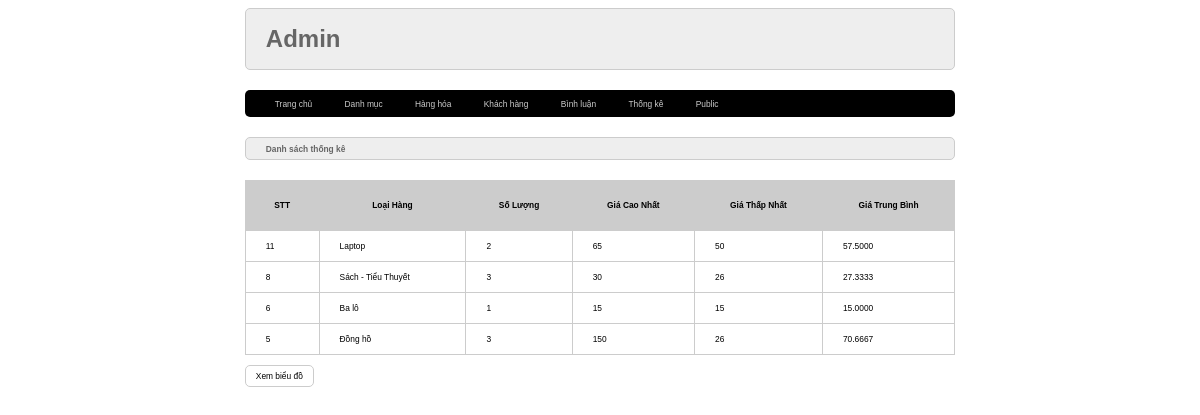
The page /admin/index.php?act=thongke on the database its author committed.
### tables this page shows
CREATE TABLE `danhmuc` (
  `id` int(11) NOT NULL,
  `name` varchar(255) DEFAULT NULL
);

### model/pdo.php (called while the page is built, shortened)
<?php
function pdo_get_connection(){
    $dburl = "mysql:host=localhost:3307;dbname=duanmau2023;charset=utf8";
    $username = 'root';
    $password = '';
    $conn = new PDO($dburl, $username, $password);
    $conn->setAttribute(PDO::ATTR_ERRMODE, PDO::ERRMODE_EXCEPTION);
    return $conn;
}
function pdo_query($sql){
    $sql_args = array_slice(func_get_args(), 1);
    try{
        $conn = pdo_get_connection();
        $stmt = $conn->prepare($sql);
        $stmt->execute($sql_args);
        $rows = $stmt->fetchAll();
        return $rows;
    }
    catch(PDOException $e){
        throw $e;
    }
    finally{
        unset($conn);
    }
}

### model/cart.php (called while the page is built)
<?php
    function loadall_thongke(){
        $sql = "select danhmuc.id as madm, danhmuc.name as tendm, count(sanpham.id) as countsp, min(sanpham.price) as minprice, max(sanpham.price) as maxprice, avg(sanpham.price) as avgprice from sanpham left join danhmuc on danhmuc.id=sanpham.iddm where 1";
        $sql .= " group by danhmuc.id order by danhmuc.id desc";
        $listthongke = pdo_query($sql);
        return $listthongke;
    }
?>

### admin/thongke/list.php (the view)
<div class="row">
        <div class="row frmtitle"><h1>Danh sách thống kê </h1></div>
            <div class="row frmcontent">
                    <div class="row mb10 frmdsloai">
                       <table>
                        <tr>
                            <th>STT</th>
                            <th>Loại Hàng</th>
                            <th>Số Lượng</th>
                            <th>Giá Cao Nhất</th>
                            <th>Giá Thấp Nhất</th>
                            <th>Giá Trung Bình</th>
                        </tr>
                        <?php
                            foreach($listthongke as $thongke){
                                extract($thongke);
                                echo '<tr>
                                        <td>'.$madm.'</td>
                                        <td>'.$tendm.'</td>
                                        <td>'.$countsp.'</td>
                                        <td>'.$maxprice.'</td>
                                        <td>'.$minprice.'</td>
                                        <td>'.$avgprice.'</td>
                                    </tr>';
                            }
                        ?>
                       </table>
                    </div>
                    <div class="row mb10">
                        <a href="index.php?act=bieudo"><input type="button" value="Xem biểu đồ"></a>
                    </div>
        </div>
</div>

### view/CSS/style.css (style rules this page uses)
* { box-sizing: border-box; font-family: sans-serif; font-size: 0.7vw; }
.row { float: left; width: 100%; }
.mb10 { margin-bottom: 10px; }
.formtaikhoan input[type="submit"], .frmcontent input[type="submit"], .formtaikhoan input[type="reset"], .frmcontent input[type="reset"], .frmcontent input[type="button"] { border-radius: 5px; padding: 5px 10px; background-color: white; border: 1px #CCC solid; }
.frmtitle { background-color: #EEE; border: 1px #CCC solid; color: #666; border-radius: 5px; padding: 0px 20px; }
.frmcontent { padding: 20px 0px; }
.frmdsloai table { width: 100%; border-collapse: collapse; }
.frmdsloai table th { padding: 20px; background-color: #CCC; }
.frmdsloai table td { padding: 10px 20px; border: 1px #CCC solid; }
* { box-sizing:border-box }

### rows shown on the page
danhmuc: id "11", name "Laptop", countsp "2", maxprice "65", minprice "50", avgprice "57.5000"
danhmuc: id "8", name "Sách - Tiểu Thuyết", countsp "3", maxprice "30", minprice "26", avgprice "27.3333"
danhmuc: id "6", name "Ba lô", countsp "1", maxprice "15", minprice "15", avgprice "15.0000"
danhmuc: id "5", name "Đồng hồ", countsp "3", maxprice "150", minprice "26", avgprice "70.6667"
